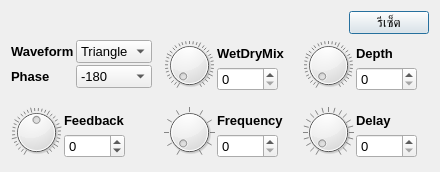
<?xml version="1.0" encoding="UTF-8"?>
<ui version="4.0">
 <class>ChorusFXDialog</class>
 <widget class="QDialog" name="ChorusFXDialog">
  <property name="geometry">
   <rect>
    <x>0</x>
    <y>0</y>
    <width>440</width>
    <height>172</height>
   </rect>
  </property>
  <property name="font">
   <font>
    <pointsize>10</pointsize>
   </font>
  </property>
  <property name="windowTitle">
   <string>Dialog</string>
  </property>
  <property name="locale">
   <locale language="English" country="UnitedStates"/>
  </property>
  <layout class="QVBoxLayout" name="verticalLayout_9">
   <item>
    <layout class="QHBoxLayout" name="horizontalLayout_3">
     <item>
      <widget class="QLabel" name="label_8">
       <property name="text">
        <string/>
       </property>
       <property name="pixmap">
        <pixmap resource="../icons.qrc">:/Icons/FXLabel/chorus.png</pixmap>
       </property>
      </widget>
     </item>
     <item>
      <spacer name="horizontalSpacer">
       <property name="orientation">
        <enum>Qt::Horizontal</enum>
       </property>
       <property name="sizeHint" stdset="0">
        <size>
         <width>40</width>
         <height>20</height>
        </size>
       </property>
      </spacer>
     </item>
     <item>
      <widget class="QPushButton" name="btnReset">
       <property name="text">
        <string>รีเซ็ต</string>
       </property>
      </widget>
     </item>
    </layout>
   </item>
   <item>
    <layout class="QGridLayout" name="gridLayout">
     <property name="spacing">
      <number>12</number>
     </property>
     <item row="0" column="0">
      <layout class="QVBoxLayout" name="verticalLayout_6">
       <property name="spacing">
        <number>12</number>
       </property>
       <item>
        <layout class="QFormLayout" name="formLayout">
         <property name="horizontalSpacing">
          <number>2</number>
         </property>
         <property name="verticalSpacing">
          <number>2</number>
         </property>
         <item row="0" column="0">
          <widget class="QLabel" name="label_6">
           <property name="font">
            <font>
             <weight>75</weight>
             <bold>true</bold>
            </font>
           </property>
           <property name="text">
            <string>Waveform</string>
           </property>
          </widget>
         </item>
         <item row="0" column="1">
          <widget class="QComboBox" name="cbWaveform">
           <property name="currentIndex">
            <number>0</number>
           </property>
           <property name="sizeAdjustPolicy">
            <enum>QComboBox::AdjustToContents</enum>
           </property>
           <item>
            <property name="text">
             <string>Triangle</string>
            </property>
           </item>
           <item>
            <property name="text">
             <string>Sine</string>
            </property>
           </item>
          </widget>
         </item>
         <item row="1" column="0">
          <widget class="QLabel" name="label_7">
           <property name="font">
            <font>
             <weight>75</weight>
             <bold>true</bold>
            </font>
           </property>
           <property name="text">
            <string>Phase</string>
           </property>
          </widget>
         </item>
         <item row="1" column="1">
          <widget class="QComboBox" name="cbPhase">
           <property name="sizeAdjustPolicy">
            <enum>QComboBox::AdjustToContents</enum>
           </property>
           <item>
            <property name="text">
             <string>-180</string>
            </property>
           </item>
           <item>
            <property name="text">
             <string>-90</string>
            </property>
           </item>
           <item>
            <property name="text">
             <string>0</string>
            </property>
           </item>
           <item>
            <property name="text">
             <string>90</string>
            </property>
           </item>
           <item>
            <property name="text">
             <string>180</string>
            </property>
           </item>
          </widget>
         </item>
        </layout>
       </item>
       <item>
        <layout class="QFormLayout" name="formLayout_2">
         <property name="horizontalSpacing">
          <number>2</number>
         </property>
         <item row="0" column="0">
          <widget class="QDial" name="dialFeedback">
           <property name="minimumSize">
            <size>
             <width>51</width>
             <height>51</height>
            </size>
           </property>
           <property name="maximumSize">
            <size>
             <width>51</width>
             <height>51</height>
            </size>
           </property>
           <property name="minimum">
            <number>-99</number>
           </property>
           <property name="maximum">
            <number>99</number>
           </property>
           <property name="notchTarget">
            <double>5.700000000000000</double>
           </property>
           <property name="notchesVisible">
            <bool>true</bool>
           </property>
          </widget>
         </item>
         <item row="0" column="1">
          <layout class="QVBoxLayout" name="verticalLayout_5">
           <item>
            <widget class="QLabel" name="label_3">
             <property name="font">
              <font>
               <weight>75</weight>
               <bold>true</bold>
              </font>
             </property>
             <property name="text">
              <string>Feedback</string>
             </property>
            </widget>
           </item>
           <item>
            <widget class="QSpinBox" name="spinFeedback">
             <property name="minimumSize">
              <size>
               <width>61</width>
               <height>0</height>
              </size>
             </property>
             <property name="maximumSize">
              <size>
               <width>61</width>
               <height>16777215</height>
              </size>
             </property>
             <property name="minimum">
              <number>-99</number>
             </property>
            </widget>
           </item>
          </layout>
         </item>
        </layout>
       </item>
      </layout>
     </item>
     <item row="0" column="1">
      <layout class="QVBoxLayout" name="verticalLayout_7">
       <property name="spacing">
        <number>12</number>
       </property>
       <item>
        <layout class="QFormLayout" name="formLayout_4">
         <property name="horizontalSpacing">
          <number>2</number>
         </property>
         <item row="0" column="0">
          <widget class="QDial" name="dialWetDryMix">
           <property name="minimumSize">
            <size>
             <width>51</width>
             <height>51</height>
            </size>
           </property>
           <property name="maximumSize">
            <size>
             <width>51</width>
             <height>51</height>
            </size>
           </property>
           <property name="minimum">
            <number>0</number>
           </property>
           <property name="maximum">
            <number>100</number>
           </property>
           <property name="notchTarget">
            <double>2.700000000000000</double>
           </property>
           <property name="notchesVisible">
            <bool>true</bool>
           </property>
          </widget>
         </item>
         <item row="0" column="1">
          <layout class="QVBoxLayout" name="verticalLayout">
           <item>
            <widget class="QLabel" name="label">
             <property name="font">
              <font>
               <weight>75</weight>
               <bold>true</bold>
              </font>
             </property>
             <property name="text">
              <string>WetDryMix</string>
             </property>
            </widget>
           </item>
           <item>
            <widget class="QSpinBox" name="spinWetDryMix">
             <property name="minimumSize">
              <size>
               <width>61</width>
               <height>0</height>
              </size>
             </property>
             <property name="maximumSize">
              <size>
               <width>61</width>
               <height>16777215</height>
              </size>
             </property>
             <property name="maximum">
              <number>100</number>
             </property>
            </widget>
           </item>
          </layout>
         </item>
        </layout>
       </item>
       <item>
        <layout class="QFormLayout" name="formLayout_3">
         <property name="horizontalSpacing">
          <number>2</number>
         </property>
         <item row="0" column="0">
          <widget class="QDial" name="dialFrequency">
           <property name="minimumSize">
            <size>
             <width>51</width>
             <height>51</height>
            </size>
           </property>
           <property name="maximumSize">
            <size>
             <width>51</width>
             <height>51</height>
            </size>
           </property>
           <property name="minimum">
            <number>0</number>
           </property>
           <property name="maximum">
            <number>10</number>
           </property>
           <property name="pageStep">
            <number>1</number>
           </property>
           <property name="notchesVisible">
            <bool>true</bool>
           </property>
          </widget>
         </item>
         <item row="0" column="1">
          <layout class="QVBoxLayout" name="verticalLayout_4">
           <item>
            <widget class="QLabel" name="label_4">
             <property name="font">
              <font>
               <weight>75</weight>
               <bold>true</bold>
              </font>
             </property>
             <property name="text">
              <string>Frequency</string>
             </property>
            </widget>
           </item>
           <item>
            <widget class="QSpinBox" name="spinFrequency">
             <property name="minimumSize">
              <size>
               <width>61</width>
               <height>0</height>
              </size>
             </property>
             <property name="maximumSize">
              <size>
               <width>61</width>
               <height>16777215</height>
              </size>
             </property>
             <property name="maximum">
              <number>10</number>
             </property>
            </widget>
           </item>
          </layout>
         </item>
        </layout>
       </item>
      </layout>
     </item>
     <item row="0" column="2">
      <layout class="QVBoxLayout" name="verticalLayout_8">
       <property name="spacing">
        <number>12</number>
       </property>
       <item>
        <layout class="QFormLayout" name="formLayout_5">
         <property name="horizontalSpacing">
          <number>2</number>
         </property>
         <item row="0" column="0">
          <widget class="QDial" name="dialDepth">
           <property name="minimumSize">
            <size>
             <width>51</width>
             <height>51</height>
            </size>
           </property>
           <property name="maximumSize">
            <size>
             <width>51</width>
             <height>51</height>
            </size>
           </property>
           <property name="minimum">
            <number>0</number>
           </property>
           <property name="maximum">
            <number>100</number>
           </property>
           <property name="notchTarget">
            <double>2.700000000000000</double>
           </property>
           <property name="notchesVisible">
            <bool>true</bool>
           </property>
          </widget>
         </item>
         <item row="0" column="1">
          <layout class="QVBoxLayout" name="verticalLayout_2">
           <item>
            <widget class="QLabel" name="label_2">
             <property name="font">
              <font>
               <weight>75</weight>
               <bold>true</bold>
              </font>
             </property>
             <property name="text">
              <string>Depth</string>
             </property>
            </widget>
           </item>
           <item>
            <widget class="QSpinBox" name="spinDepth">
             <property name="minimumSize">
              <size>
               <width>61</width>
               <height>0</height>
              </size>
             </property>
             <property name="maximumSize">
              <size>
               <width>61</width>
               <height>16777215</height>
              </size>
             </property>
             <property name="maximum">
              <number>100</number>
             </property>
            </widget>
           </item>
          </layout>
         </item>
        </layout>
       </item>
       <item>
        <layout class="QFormLayout" name="formLayout_6">
         <property name="horizontalSpacing">
          <number>2</number>
         </property>
         <item row="0" column="0">
          <widget class="QDial" name="dialDelay">
           <property name="minimumSize">
            <size>
             <width>51</width>
             <height>51</height>
            </size>
           </property>
           <property name="maximumSize">
            <size>
             <width>51</width>
             <height>51</height>
            </size>
           </property>
           <property name="minimum">
            <number>0</number>
           </property>
           <property name="maximum">
            <number>20</number>
           </property>
           <property name="pageStep">
            <number>1</number>
           </property>
           <property name="notchTarget">
            <double>2.699999999999999</double>
           </property>
           <property name="notchesVisible">
            <bool>true</bool>
           </property>
          </widget>
         </item>
         <item row="0" column="1">
          <layout class="QVBoxLayout" name="verticalLayout_3">
           <item>
            <widget class="QLabel" name="label_5">
             <property name="font">
              <font>
               <weight>75</weight>
               <bold>true</bold>
              </font>
             </property>
             <property name="text">
              <string>Delay</string>
             </property>
            </widget>
           </item>
           <item>
            <widget class="QSpinBox" name="spinDelay">
             <property name="minimumSize">
              <size>
               <width>61</width>
               <height>0</height>
              </size>
             </property>
             <property name="maximumSize">
              <size>
               <width>61</width>
               <height>16777215</height>
              </size>
             </property>
             <property name="maximum">
              <number>20</number>
             </property>
            </widget>
           </item>
          </layout>
         </item>
        </layout>
       </item>
      </layout>
     </item>
    </layout>
   </item>
  </layout>
 </widget>
 <resources>
  <include location="../icons.qrc"/>
 </resources>
 <connections/>
</ui>
